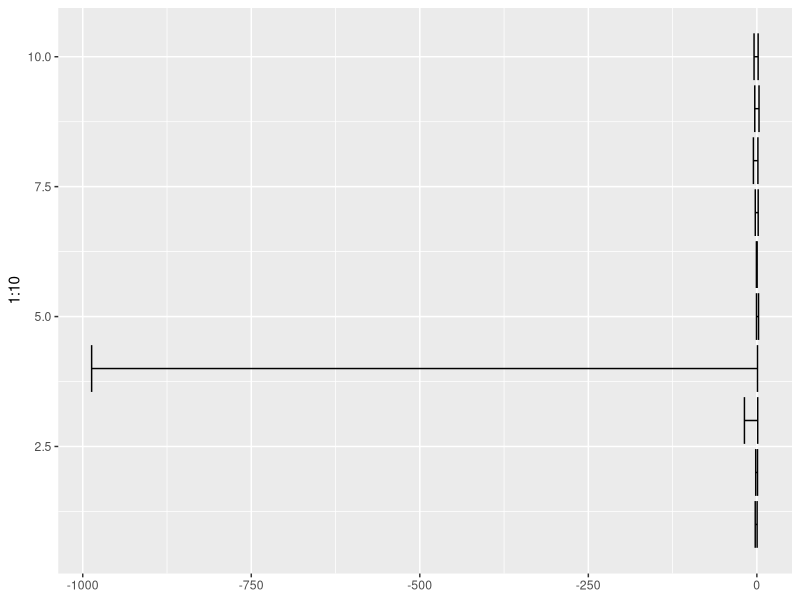
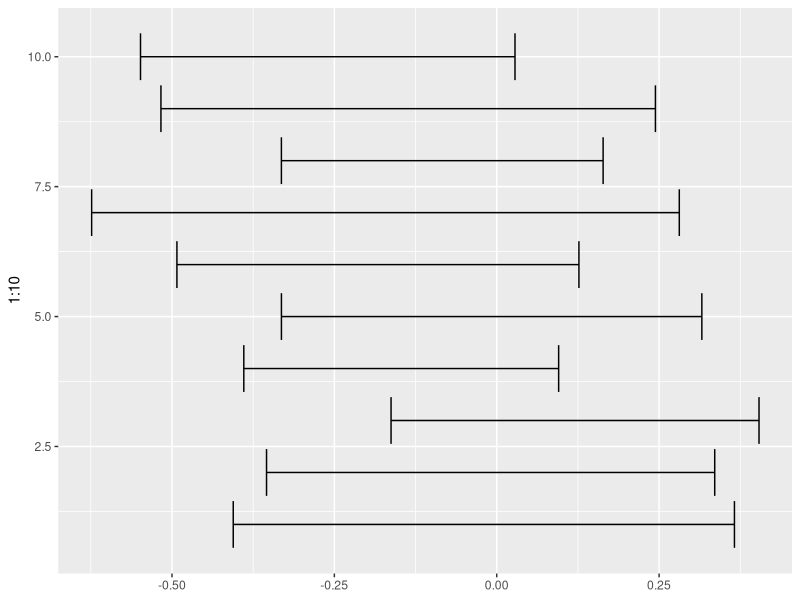

The R script that drew these images, in order:
## ---- chunk 1
knitr::opts_chunk$set(echo = TRUE)
library(tidyverse)
## ---- chunk 2

c_sam <- rcauchy(100)

csam <- replicate(1000, sample(c_sam, replace = TRUE), simplify = FALSE)

mans <- map_dbl(csam, mean)
meds <- map_dbl(csam, median)


quantile(mans, c(.025, .975))
quantile(meds, c(.025, .975))


## ---- chunk 3


my_CIs <- data.frame()

for(i in 1:10){
  
  c_sam <- rcauchy(100)
  
  csam <- replicate(1000, sample(c_sam, replace = TRUE), simplify = FALSE)
  
  mans <- map_dbl(csam, mean)
  meds <- map_dbl(csam, median)
  
  
  my_CIs <- rbind(my_CIs, c(quantile(mans, c(.025, .975)), quantile(meds, c(.025, .975))))

}

names(my_CIs) = c("lower_mean", "upper_mean", "lower_med", "upper_med")

ggplot(my_CIs) + geom_errorbarh(aes(xmin = lower_mean, xmax = upper_mean, y = 1:10))

ggplot(my_CIs) + geom_errorbarh(aes(xmin = lower_med, xmax = upper_med, y = 1:10))

